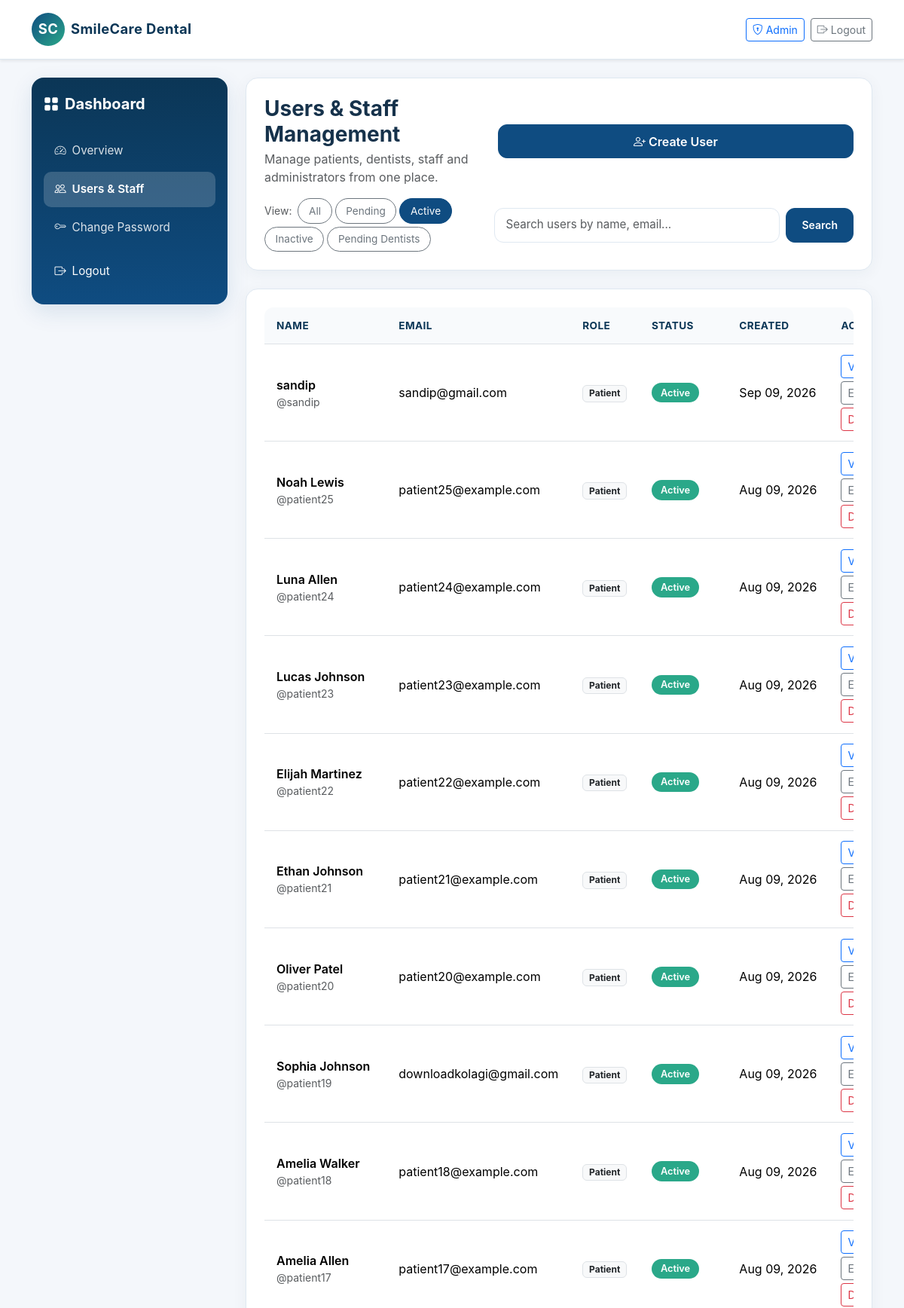
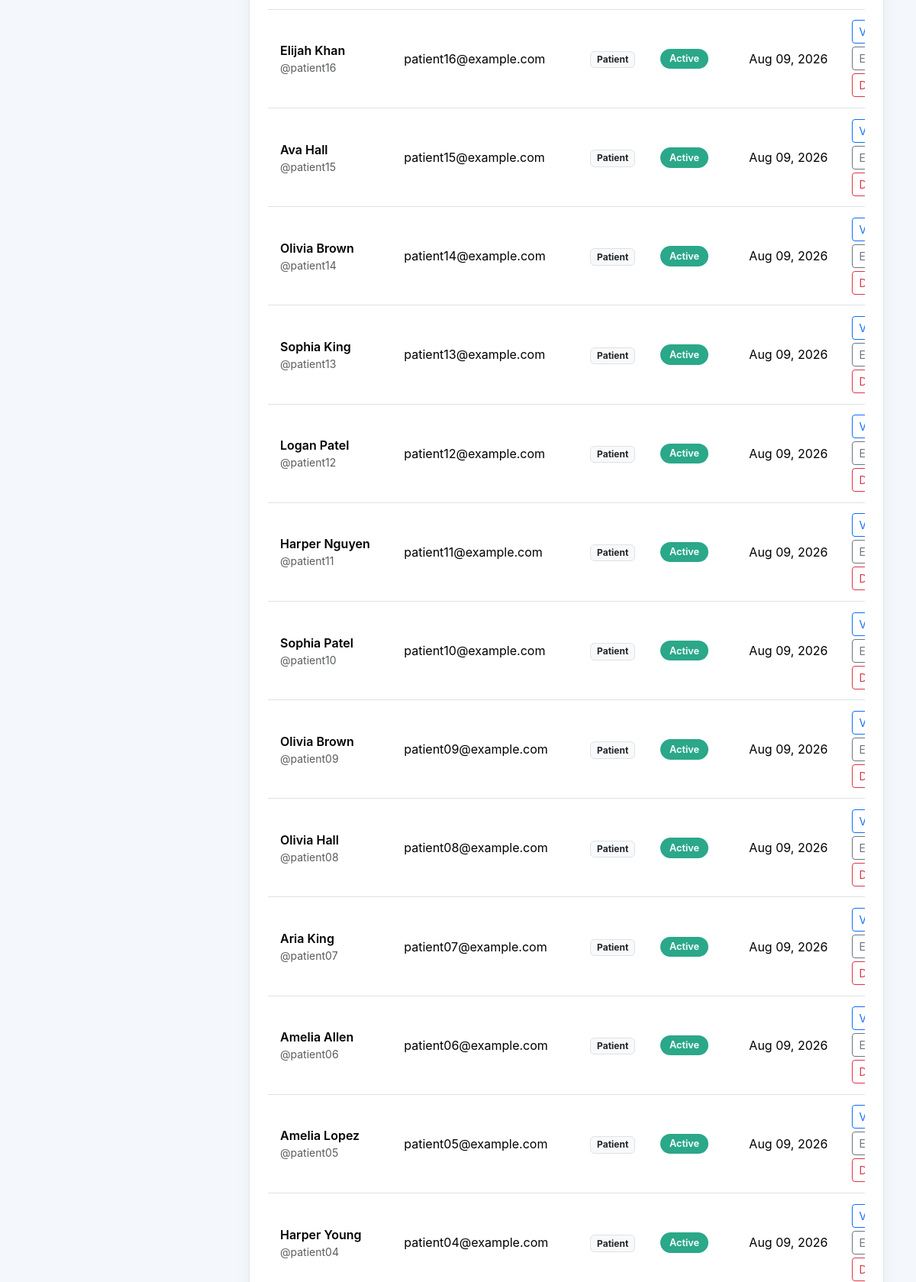
/dashboard/admin/users/?tab=active (signed in, upper part), run on the app's committed database (2 pictures, top to bottom).
### accounts/models.py (models this page shows, shortened)
class User(AbstractUser):
    ROLE_CHOICES = (
        ('patient', 'Patient'),
        ('staff', 'Staff'),
        ('dentist', 'Dentist'),
        ('admin', 'Admin'),
    )
    ACCOUNT_STATUS_CHOICES = (
        ('pending', 'Pending'),
        ('approved', 'Approved'),
        ('rejected', 'Rejected'),
    )
    role = models.CharField(max_length=20, choices=ROLE_CHOICES, default='patient')
    phone = models.CharField(max_length=20, blank=True)
    account_status = models.CharField(max_length=20, choices=ACCOUNT_STATUS_CHOICES, default='approved')
    def is_patient(self):
        return self.role == 'patient'
    def is_staff_role(self):
        return self.role in {'staff', 'admin'}
    def is_dentist(self):
        return self.role == 'dentist'
    def is_admin(self):
        return self.role == 'admin'
    def is_dentist_approved(self):
        return self.is_dentist() and self.is_active and self.account_status == 'approved'
    def status_label(self):
        if not self.is_active:
            return 'Inactive'
        if self.role == 'dentist':
            return self.get_account_status_display()
        return 'Active'

### dashboard/views.py (the view, shortened to what this page needs)
# urls.py: path('dashboard/admin/users/', admin_users, name='admin_users'),
@login_required
def admin_users(request):
    if not request.user.is_admin():
        return render(request, 'dashboard/access_denied.html')
    tab = request.GET.get('tab', 'all')
    q = request.GET.get('q', '').strip()
    queryset = User.objects.all().order_by('-date_joined')
    if tab == 'pending':
        queryset = queryset.filter(is_active=False)
    elif tab == 'active':
        queryset = queryset.filter(is_active=True)
    elif tab == 'inactive':
        queryset = queryset.filter(is_active=False)
    elif tab == 'pending_dentists':
        queryset = queryset.filter(role='dentist', account_status='pending')
    users = list(queryset)
    dentist_profiles = Dentist.objects.filter(user__in=users)
    dentist_map = {dentist.user_id: dentist for dentist in dentist_profiles}
    for user in users:
        user.dentist_profile = dentist_map.get(user.pk)
    context = {'users': users, 'tab': tab, 'q': q}
    return render(request, 'dashboard/admin_users.html', context)

### templates/dashboard/admin_users.html (shortened to what this page needs)
{% extends 'base.html' %}
{% block content %}
<div class="dashboard-shell">
    {% include 'dashboard/_sidebar.html' %}
    <div class="main-panel">
        <div class="card-soft p-3 p-md-4 mb-4">
            <div class="d-flex flex-column flex-md-row justify-content-between align-items-start align-items-md-center gap-3 mb-3">
                <div>
                    <h3 class="fw-bold mb-1">Users & Staff Management</h3>
                    <p class="text-muted mb-0">Manage patients, dentists, staff and administrators from one place.</p>
                </div>
                <a class="btn btn-primary w-100 w-md-auto" href="{% url 'admin_create_user' %}">
                    <i class="bi bi-person-plus me-1"></i>Create User
                </a>
            </div>
            <div class="d-flex flex-column flex-lg-row align-items-start align-items-lg-center justify-content-between gap-3">
                <div class="admin-filter-bar d-flex flex-wrap gap-1 align-items-center">
                    <span class="text-muted small me-1">View:</span>
                    <a class="btn btn-outline-secondary btn-sm {% if tab == 'all' %}active{% endif %}" href="{% url 'admin_users' %}?tab=all{% if q %}&q={{ q }}{% endif %}">All</a>
                    <a class="btn btn-outline-secondary btn-sm {% if tab == 'pending' %}active{% endif %}" href="{% url 'admin_users' %}?tab=pending{% if q %}&q={{ q }}{% endif %}">Pending</a>
                    <a class="btn btn-outline-secondary btn-sm {% if tab == 'active' %}active{% endif %}" href="{% url 'admin_users' %}?tab=active{% if q %}&q={{ q }}{% endif %}">Active</a>
                    <a class="btn btn-outline-secondary btn-sm {% if tab == 'inactive' %}active{% endif %}" href="{% url 'admin_users' %}?tab=inactive{% if q %}&q={{ q }}{% endif %}">Inactive</a>
                    <a class="btn btn-outline-secondary btn-sm {% if tab == 'pending_dentists' %}active{% endif %}" href="{% url 'admin_users' %}?tab=pending_dentists{% if q %}&q={{ q }}{% endif %}">Pending Dentists</a>
                </div>
                <form method="get" class="d-flex w-100 w-lg-auto" style="min-width: 260px;">
                    <input class="form-control form-control-sm" type="search" name="q" placeholder="Search users by name, email..." value="{{ q }}">
                    <button class="btn btn-sm btn-primary ms-2" type="submit">Search</button>
                </form>
            </div>
        </div>
        <div class="card-soft p-3 p-md-4">
            <div class="table-responsive">
                <table class="table align-middle text-nowrap">
                    <thead>
                        <tr>
                            <th>Name</th>
                            <th>Email</th>
                            <th>Role</th>
                            <th>Status</th>
                            <th>Created</th>
                            <th>Actions</th>
                        </tr>
                    </thead>
                    <tbody>
                        {% for user in users %}
                        <tr>
                            <td>
                                <div class="fw-semibold">{{ user.get_full_name|default:user.username }}</div>
                                <div class="text-muted small">@{{ user.username }}</div>
                            </td>
                            <td>{{ user.email }}</td>
                            <td><span class="badge bg-light text-dark border">{{ user.get_role_display }}</span></td>
                            <td><span class="pill pill-success">{{ user.status_label }}</span></td>
                            <td>{{ user.date_joined|date:'M d, Y' }}</td>
                            <td>
                                <div class="d-flex flex-wrap gap-1">
                                    <a class="btn btn-sm btn-outline-primary" href="{% url 'admin_user_detail' user.pk %}">View</a>
                                    <a class="btn btn-sm btn-outline-secondary" href="{% url 'admin_edit_user' user.pk %}">Edit</a>
                                    <a class="btn btn-sm btn-outline-danger" data-swal-confirm href="{% url 'delete_user' user.pk %}" data-title="Delete User" data-text="This will permanently remove the user. Continue?" data-confirm-button-text="Delete">Delete</a>
                                </div>
                            </td>
                        </tr>
                        {% empty %}
                        <tr><td colspan="6"><div class="empty-state py-4">No users found.</div></td></tr>
                        {% endfor %}
                    </tbody>
                </table>
            </div>
        </div>
    </div>
</div>
{% endblock %}

### static/css/style.css (style rules this page uses)
:root { --primary: #0f4c81; --primary-dark: #0b3656; --accent: #2aa889; --warning: #f4a259; --danger: #d94b4b; --text: #16324b; --muted: #69819b; --bg: #f4f7fb; --card: #ffffff; --border: #dfe8f1; }
body { font-family: Inter, -apple-system, BlinkMacSystemFont, "Segoe UI", Roboto, sans-serif; color: var(--text); background: var(--bg); overflow-x: hidden; }
a { text-decoration: none; color: var(--primary); transition: color 0.2s ease; }
h3, .h3 { font-size: clamp(1.25rem, 2.5vw, 1.75rem); }
.dashboard-shell { display: flex; align-items: stretch; min-height: calc(100vh - 100px); gap: 1.5rem; }
.main-panel { flex: 1; min-width: 0; }
.card-soft { border: 1px solid var(--border); border-radius: 1rem; box-shadow: 0 4px 20px rgba(19,52,79,0.05); background: var(--card); transition: transform 0.2s ease, box-shadow 0.2s ease; }
.pill { display: inline-flex; align-items: center; gap: 0.35rem; padding: 0.35rem 0.75rem; border-radius: 999px; font-size: 0.8rem; font-weight: 600; line-height: 1.2; white-space: nowrap; }
.pill-success { background: #2aa889; color: #fff; }
.form-control, .form-select { border-color: var(--border); border-radius: 0.75rem; padding: 0.65rem 0.9rem; font-size: 0.95rem; min-height: 44px; }
.admin-filter-bar .btn { border-radius: 999px; padding: 0.35rem 0.85rem; font-size: 0.85rem; }
.admin-filter-bar .btn.active, .admin-filter-bar .btn:hover { background: var(--primary); color: #fff; border-color: var(--primary); }
.table-responsive { border-radius: 0.75rem; overflow-x: auto; -webkit-overflow-scrolling: touch; }
.table { margin-bottom: 0; }
.table thead th { color: var(--primary-dark); font-weight: 700; background-color: #f8fafc; border-bottom-width: 1px; font-size: 0.85rem; text-transform: uppercase; letter-spacing: 0.03em; padding: 0.85rem 1rem; }
.table td { padding: 0.85rem 1rem; vertical-align: middle; }
.btn-primary { background: var(--primary); border-color: var(--primary); border-radius: 0.75rem; padding: 0.6rem 1.25rem; font-weight: 600; min-height: 44px; display: inline-flex; align-items: center; justify-content: center; }

### data on the page
User: get_full_name "sandip", username "sandip", email "sandip@gmail.com", role "Patient", status_label "Active", date_joined "Sep 09, 2026"
User: get_full_name "Noah Lewis", username "patient25", email "patient25@example.com", role "Patient", status_label "Active", date_joined "Aug 09, 2026"
User: get_full_name "Luna Allen", username "patient24", email "patient24@example.com", role "Patient", status_label "Active", date_joined "Aug 09, 2026"
User: get_full_name "Lucas Johnson", username "patient23", email "patient23@example.com", role "Patient", status_label "Active", date_joined "Aug 09, 2026"
User: get_full_name "Elijah Martinez", username "patient22", email "patient22@example.com", role "Patient", status_label "Active", date_joined "Aug 09, 2026"
User: get_full_name "Ethan Johnson", username "patient21", email "patient21@example.com", role "Patient", status_label "Active", date_joined "Aug 09, 2026"
User: get_full_name "Oliver Patel", username "patient20", email "patient20@example.com", role "Patient", status_label "Active", date_joined "Aug 09, 2026"
User: get_full_name "Sophia Johnson", username "patient19", email "downloadkolagi@gmail.com", role "Patient", status_label "Active", date_joined "Aug 09, 2026"
User: get_full_name "Amelia Walker", username "patient18", email "patient18@example.com", role "Patient", status_label "Active", date_joined "Aug 09, 2026"
User: get_full_name "Amelia Allen", username "patient17", email "patient17@example.com", role "Patient", status_label "Active", date_joined "Aug 09, 2026"
User: get_full_name "Elijah Khan", username "patient16", email "patient16@example.com", role "Patient", status_label "Active", date_joined "Aug 09, 2026"
User: get_full_name "Ava Hall", username "patient15", email "patient15@example.com", role "Patient", status_label "Active", date_joined "Aug 09, 2026"
User: get_full_name "Olivia Brown", username "patient14", email "patient14@example.com", role "Patient", status_label "Active", date_joined "Aug 09, 2026"
User: get_full_name "Sophia King", username "patient13", email "patient13@example.com", role "Patient", status_label "Active", date_joined "Aug 09, 2026"
User: get_full_name "Logan Patel", username "patient12", email "patient12@example.com", role "Patient", status_label "Active", date_joined "Aug 09, 2026"
User: get_full_name "Harper Nguyen", username "patient11", email "patient11@example.com", role "Patient", status_label "Active", date_joined "Aug 09, 2026"
User: get_full_name "Sophia Patel", username "patient10", email "patient10@example.com", role "Patient", status_label "Active", date_joined "Aug 09, 2026"
User: get_full_name "Olivia Brown", username "patient09", email "patient09@example.com", role "Patient", status_label "Active", date_joined "Aug 09, 2026"
User: get_full_name "Olivia Hall", username "patient08", email "patient08@example.com", role "Patient", status_label "Active", date_joined "Aug 09, 2026"
User: get_full_name "Aria King", username "patient07", email "patient07@example.com", role "Patient", status_label "Active", date_joined "Aug 09, 2026"
User: get_full_name "Amelia Allen", username "patient06", email "patient06@example.com", role "Patient", status_label "Active", date_joined "Aug 09, 2026"
User: get_full_name "Amelia Lopez", username "patient05", email "patient05@example.com", role "Patient", status_label "Active", date_joined "Aug 09, 2026"
User: get_full_name "Harper Young", username "patient04", email "patient04@example.com", role "Patient", status_label "Active", date_joined "Aug 09, 2026"
